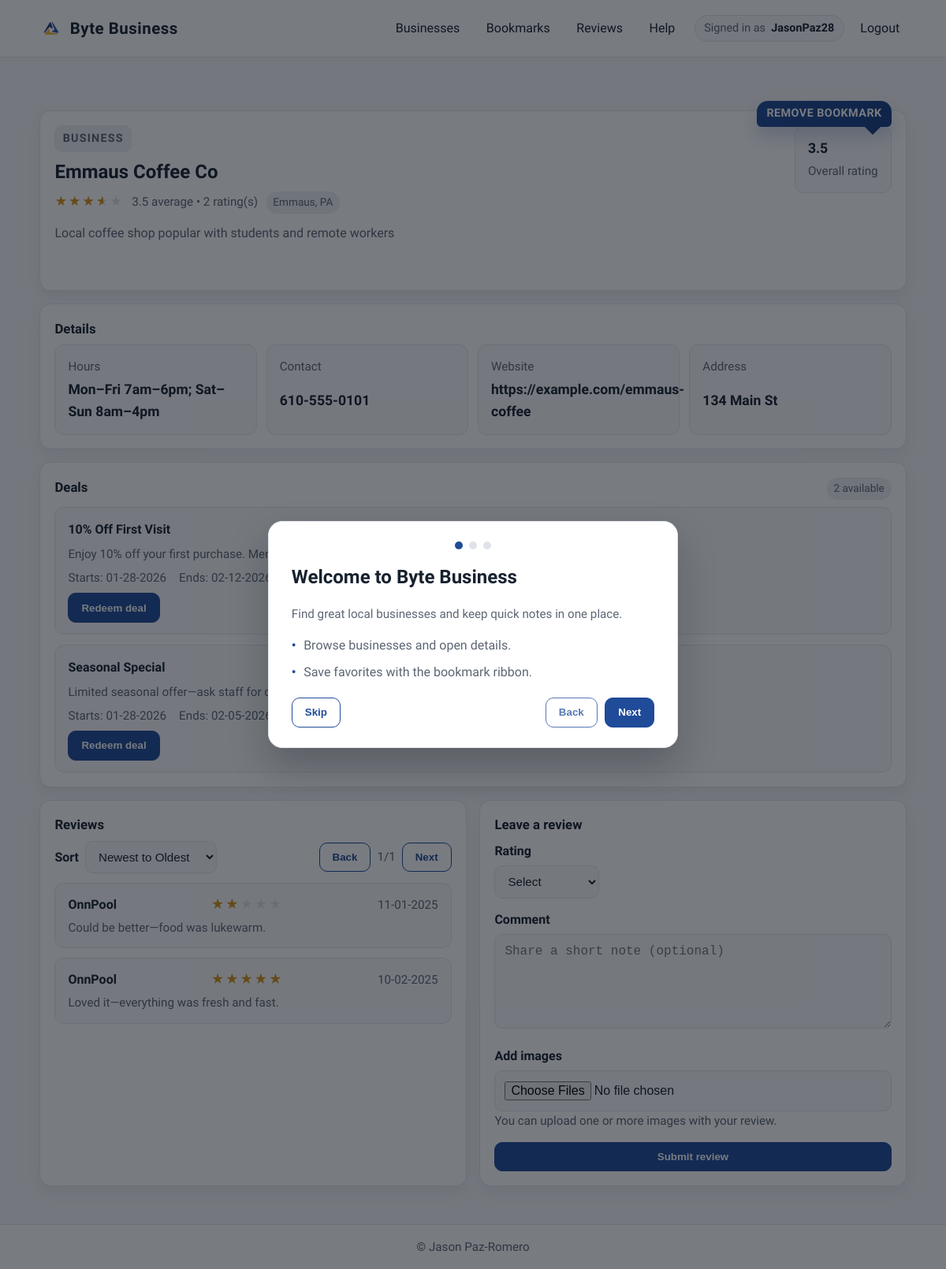
/businesses/1 (signed in), run on the app's committed database.
### app/models.py (models this page shows)
class User(db.Model, UserMixin):
    id = db.Column(db.Integer, primary_key=True)
    username = db.Column(db.String(150), unique=True, nullable=False)
    email = db.Column(db.String(150), unique=True, nullable=False)
    password = db.Column(db.String(256), nullable=False)
    created_at = db.Column(db.DateTime, default=datetime.utcnow)
    is_verified = db.Column(db.Boolean, default=False)
    verified_at = db.Column(db.DateTime, default=None)
    last_verification_email_sent_at = db.Column(db.DateTime, default=None)
    is_admin = db.Column(db.Boolean, default=False)
    bookmarks = db.relationship("BookMark", back_populates="user", cascade="all, delete-orphan")
    reviews = db.relationship("Review", back_populates="user", cascade="all, delete-orphan")
    redeemed_deals = db.relationship("RedeemDeal", back_populates="user", cascade="all, delete-orphan")
    business_requests = db.relationship("BusinessRequest", back_populates="user", cascade="all, delete-orphan")

class Business(db.Model):
    id = db.Column(db.Integer, primary_key=True)
    name = db.Column(db.String(200), nullable=False)
    location = db.Column(db.String(200), nullable=False)
    address = db.Column(db.String(300), nullable=False)
    category = db.Column(db.String(100), nullable=False)
    description = db.Column(db.Text, nullable=True)
    created_at = db.Column(db.DateTime, default=datetime.utcnow)
    website = db.Column(db.String(300), nullable=True)
    contact = db.Column(db.String(50), nullable=True)
    hours = db.Column(db.String(200), nullable=True)
    bookmarks = db.relationship("BookMark", back_populates="business", cascade="all, delete-orphan")
    reviews = db.relationship("Review", back_populates="business", cascade="all, delete-orphan")
    deals = db.relationship("Deal", back_populates="business", cascade="all, delete-orphan")
    def average_rating(self):
        if not self.reviews:
            return None
        return round(sum(review.rating for review in self.reviews) / len(self.reviews), 1)

class Review(db.Model):
    id = db.Column(db.Integer, primary_key=True)
    business_id = db.Column(db.Integer, db.ForeignKey('business.id'), nullable=False)
    user_id = db.Column(db.Integer, db.ForeignKey('user.id'), nullable=False)
    rating = db.Column(db.Integer, nullable=False)
    comment = db.Column(db.Text, nullable=True)
    created_at = db.Column(db.DateTime, default=datetime.utcnow)
    user = db.relationship("User", back_populates="reviews")
    business = db.relationship("Business", back_populates="reviews")
    review_images = db.relationship("ReviewImage", back_populates="review", cascade="all, delete-orphan")

class Deal(db.Model):
    id = db.Column(db.Integer, primary_key=True)
    business_id = db.Column(db.Integer, db.ForeignKey('business.id'), nullable=False)
    title = db.Column(db.String(200), nullable=False)
    description = db.Column(db.Text, nullable=True)
    start_date = db.Column(db.DateTime, default=datetime.utcnow, nullable=False)
    end_date = db.Column(db.DateTime, default=datetime.utcnow()+timedelta(days=7), nullable=False)
    created_at = db.Column(db.DateTime, default=datetime.utcnow)
    business = db.relationship("Business", back_populates="deals")
    redeemed_deals = db.relationship("RedeemDeal", back_populates="deal", cascade="all, delete-orphan")

### app/routes.py (the view)
@main_bp.route('/businesses/<int:business_id>', methods=['GET'])
@login_required
def business_detail(business_id):
    business = Business.query.get_or_404(business_id)
    reviews = Review.query.filter_by(business_id=business.id).all()
    return render_template('business_detail.html', business=business, reviews=reviews)

### app/auth_routes.py (called while the page is built)
@login_manager.user_loader
def load_user(user_id):
    return User.query.get(int(user_id))

### app/templates/business_detail.html (shortened to what this page needs)
{% extends "base.html" %}
{% block content %}
{% set biz = business if business is defined and business else sample_business %}
{% set sample_reviews = [
  {'id': 1, 'user_id': 1, 'user': {'username': 'Alex M. (SAMPLE REVIEW)'}, 'rating': 5, 'comment': 'Friendly staff and quick service. ', 'date': 'Today'},
  {'id': 2, 'user_id': 2, 'user': {'username': 'Taylor R. (SAMPLE REVIEW)'}, 'rating': 4, 'comment': 'Great spot to work, can get busy in the afternoons.', 'date': 'Yesterday'}
] %}
{% set review_items = reviews if reviews is defined and reviews else sample_reviews %}
{% set bookmarks_for_biz = biz.bookmarks if biz.bookmarks is not none else [] %}
{% set is_bookmarked = current_user.is_authenticated and (bookmarks_for_biz | selectattr('user_id', 'equalto', current_user.id) | list | length > 0) %}
{% set deals_list = biz.deals if (biz.deals is defined and biz.deals|length > 0) else (sample_business.deals if (biz.id is not defined or not biz.id) else []) %}
<div class="container">
  <section class="section">
    <div class="card card-with-ribbon">
      <a
        class="bookmark-ribbon"
        href="{{ url_for('bookmarks.unbookmark', business_id=biz.id|default(0)) if is_bookmarked else url_for('bookmarks.bookmark', business_id=biz.id|default(0)) }}"
        aria-label="{{ 'Remove' if is_bookmarked else 'Add' }} {{ biz.name|default('this business') }} {{ 'from' if is_bookmarked else 'to' }} bookmarks"
      >
        <span class="ribbon-label">{{ 'Remove bookmark' if is_bookmarked else 'Add to bookmark' }}</span>
      </a>
      <div class="row" style="align-items: flex-start;">
        <div>
          <span class="eyebrow">{{ biz.type|default('Business') }}</span>
          <h1 style="margin: 0.4rem 0 0.3rem;">{{ biz.name|default('Business name') }}</h1>
          <div class="business-meta">
            {% set headline_rating = biz.average_rating()|default(biz.rating|default('0')) %}
            <span class="star-bar" data-rating-bar data-rating="{{ headline_rating }}">
              <span class="base">★★★★★</span>
              <span class="fill">★★★★★</span>
            </span>
            <span>{{ biz.average_rating()|default('4.5') }} average • {{ biz.reviews|length if biz.reviews is not none else '—' }} rating(s)</span>
            <span class="pill">{{ biz.location|default('City, State') }}</span>
          </div>
        </div>
        <div class="stat">
          <strong>{{ biz.average_rating()|default('4.5') }}</strong>
          <span class="muted">Overall rating</span>
        </div>
      </div>
      <p style="margin: 0.8rem 0 1rem; color: var(--muted);">{{ biz.description|default('Concise description goes here.') }}</p>
    </div>
    <div class="card" style="margin-top: 1rem;">
      <h3 style="margin-top: 0;">Details</h3>
      <div class="info-grid">
        <div class="stat">
          <span class="muted">Hours</span>
          <strong>{{ biz.hours|default('—') }}</strong>
        </div>
        <div class="stat">
          <span class="muted">Contact</span>
          <strong>{{ biz.contact|default('—') }}</strong>
        </div>
        <div class="stat">
          <span class="muted">Website</span>
          <strong>{{ biz.website|default('—') }}</strong>
        </div>
        <div class="stat">
          <span class="muted">Address</span>
          <strong>{{ biz.address|default('—') }}</strong>
        </div>
      </div>
    </div>
    <div class="card" style="margin-top: 1rem;">
      <div class="row" style="align-items: baseline;">
        <h3 style="margin: 0;">Deals</h3>
        <span class="pill">{{ deals_list|length }} available</span>
      </div>
      {% if deals_list and deals_list|length > 0 %}
      <div class="deal-stack">
        {% for deal in deals_list %}
        {% set redeemed_list = deal.redeemed_deals if deal.redeemed_deals is not none else [] %}
        {% set already_redeemed = current_user.is_authenticated and (redeemed_list | selectattr('user_id', 'equalto', current_user.id) | list | length > 0) %}
        {% set deal_start = deal.start_date.strftime('%m-%d-%Y') if deal.start_date is not string and deal.start_date else deal.start_date|default('Now') %}
        {% set deal_end = deal.end_date.strftime('%m-%d-%Y') if deal.end_date is not string and deal.end_date else deal.end_date|default('Soon') %}
        <div class="deal-card">
          <div class="row" style="align-items: baseline;">
            <h4 style="margin: 0;">{{ deal.title|default('Limited offer') }}</h4>
          </div>
          <p class="muted" style="margin: 0;">{{ deal.description|default('Deal details coming soon.') }}</p>
          <div class="deal-meta">
            <span>Starts: {{ deal_start }}</span>
            <span>Ends: {{ deal_end }}</span>
          </div>
          <div class="deal-actions">
            <form method="POST" action="{{ url_for('deal.redeem_deal', business_id=biz.id|default(0), deal_id=deal.id|default(0)) }}">
              <button class="button" type="submit" {% if already_redeemed %}disabled{% endif %}>{{ 'Already redeemed' if already_redeemed else 'Redeem deal' }}</button>
            </form>
          </div>
        </div>
        {% endfor %}
      </div>
      {% else %}
      <p class="muted" style="margin: 0.2rem 0 0;">No deals posted for this business yet.</p>
      {% endif %}
    </div>
    <div class="grid-two" style="margin-top: 1rem;">
      <div class="card">
        <h3 style="margin-top: 0;">Reviews</h3>
        <div class="row" style="justify-content: space-between; align-items: center; gap: 0.75rem; margin-bottom: 0.75rem; flex-wrap: wrap;">
          <div class="inline" style="margin: 0;">
            <label for="review-sort" style="margin: 0;">Sort</label>
            <select id="review-sort" name="review-sort">
              <option value="newest_oldest" selected>Newest to Oldest</option>
            </select>
          </div>
          <div class="row" data-review-pagination style="gap: 0.5rem;">
            <button class="button subtle" type="button" data-review-prev>Back</button>
            <span class="muted" data-review-page-indicator>1/1</span>
            <button class="button subtle" type="button" data-review-next>Next</button>
          </div>
        </div>
        <div class="review-list" data-review-list>
          {% for review in review_items %}
          {% set rating_value = review.rating|int if review.rating is defined else 5 %}
          {% set can_edit_review = current_user.is_authenticated and review.user_id|default(None) == current_user.id %}
          {% set can_delete_review = current_user.is_authenticated and review.user_id|default(None) == current_user.id %}
          {% set review_date = review.created_at.strftime('%m-%d-%Y') if review.created_at is defined and review.created_at and review.created_at is not string else review.created_at|default('Recent') %}
          {% set review_created_at_raw = review.created_at.isoformat() if review.created_at is defined and review.created_at and review.created_at is not string else review.created_at|default('') %}
          {% set review_images = review.review_images if review.review_images is defined and review.review_images is not none else [] %}
          <div class="review-item" data-review-item data-created-at="{{ review_created_at_raw }}" data-rating="{{ rating_value }}" data-order="{{ loop.index0 }}">
            <div class="row" style="align-items: baseline;">
              <strong>{{ review.user.username|default('Anonymous') }}</strong>
              <span class="star-bar" data-rating-bar data-rating="{{ rating_value }}">
                <span class="base">★★★★★</span>
                <span class="fill">★★★★★</span>
              </span>
              <span class="muted">{{ review_date }}</span>
            </div>
            <p class="muted" style="margin: 0.25rem 0 0;">{{ review.comment|default('No comment provided.') }}</p>
          </div>
          {% endfor %}
        </div>
      </div>
      <div class="card">
        <h3 style="margin-top: 0;">Leave a review</h3>
        <form method="POST" action="{{ url_for('main.submit_review', business_id=biz.id|default(0)) }}" enctype="multipart/form-data">
          <div>
            <label for="rating">Rating</label>
            <select id="rating" name="rating" required>
              <option value="">Select</option>
            </select>
          </div>
          <div>
            <label for="comment">Comment</label>
            <textarea id="comment" name="comment" rows="3" placeholder="Share a short note (optional)" style="width: 100%; padding: 0.75rem; border-radius: 10px; border: 1px solid var(--border); background: #f9fafb; color: var(--text);"></textarea>
          </div>
          <div>
            <label for="review_images">Add images</label>
            <input id="review_images" name="review_images" type="file" accept="image/*" multiple>
            <p class="muted review-upload-help">You can upload one or more images with your review.</p>
          </div>
          <button class="button" type="submit">Submit review</button>
        </form>
      </div>
    </div>
  </section>
</div>
{% endblock %}

### app/templates/base.html (shortened to what this page needs)
<!doctype html>
<html lang="en">
<head>
  <link rel="stylesheet" href="{{ url_for('static', filename='styles.css') }}">
</head>
<body>
  <header class="site-header">
    <div class="container header-inner">
      <div class="brand">
        <img class="brand-logo" src="{{ url_for('static', filename='FBLA-Symbol.png') }}" alt="FBLA logo">
        <span>Byte Business</span>
      </div>
      <nav class="nav-links">
        {% if current_user.is_authenticated %}
        <a href="/businesses">Businesses</a>
        <a href="{{ url_for('bookmarks.view_bookmarks') }}">Bookmarks</a>
        <a href="{{ url_for('main.reviews') }}">Reviews</a>
        <a href="{{ url_for('main.help') }}">Help</a>
        <div class="nav-right">
          <span class="nav-user">
            <span class="nav-user-label">Signed in as</span>
            <span class="nav-user-name">{{ current_user.username }}</span>
          </span>
          <a href="{{ url_for('auth.logout') }}">Logout</a>
        </div>
        {% else %}
        <a href="{{ url_for('main.home') }}">Home</a>
        <a href="/businesses">Businesses</a>
        <a href="{{ url_for('auth.login') }}">Login</a>
        <a class="button subtle" href="{{ url_for('auth.register') }}">Register</a>
        {% endif %}
      </nav>
    </div>
  </header>
  <main class="page">
    {% block content %}{% endblock %}
  </main>
  <div class="onboarding" data-onboarding hidden>
    <div class="onboarding-card" role="dialog" aria-modal="true" aria-labelledby="onboarding-title">
      <div class="onboarding-progress" aria-hidden="true">
        <span class="onboarding-dot is-active" data-dot></span>
        <span class="onboarding-dot" data-dot></span>
        <span class="onboarding-dot" data-dot></span>
      </div>
      <div class="onboarding-slide is-active" data-slide="0">
        <h2 id="onboarding-title">Welcome to Byte Business</h2>
        <p class="muted">Find great local businesses and keep quick notes in one place.</p>
        <ul class="list">
          <li>Browse businesses and open details.</li>
          <li>Save favorites with the bookmark ribbon.</li>
        </ul>
      </div>
      <div class="onboarding-actions">
        <button class="button subtle" type="button" data-skip>Skip</button>
        <div class="onboarding-nav">
          <button class="button subtle" type="button" data-back disabled>Back</button>
          <button class="button" type="button" data-next>Next</button>
        </div>
      </div>
    </div>
  </div>
  <footer class="site-footer">
    <div class="container footer-inner">
      <span>&copy; Jason Paz-Romero</span>
    </div>
  </footer>
</body>
</html>

### data on the page
User: username "JasonPaz28"
Business: name "Emmaus Coffee Co", location "Emmaus, PA", description "Local coffee shop popular with students and remote workers", hours "Mon–Fri 7am–6pm; Sat–Sun 8am–4pm", contact "610-555-0101", website "https://example.com/emmaus-coffee", address "134 Main St"
Review: average_rating "3.5", user.username "OnnPool", review_date "10-02-2025", comment "Loved it—everything was fresh and fast."
Deal: title "10% Off First Visit", description "Enjoy 10% off your first purchase. Mention this deal at checkout.", deal_start "01-28-2026", deal_end "02-12-2026", value "Redeem deal"
Deal: title "Seasonal Special", description "Limited seasonal offer—ask staff for details.", deal_start "01-28-2026", deal_end "02-05-2026", value "Redeem deal"
Review: user.username "OnnPool", review_date "11-01-2025", comment "Could be better—food was lukewarm."

### other printed values
{{ 'Remove bookmark' if is_bookmarked else 'Add to bookmark' }} "REMOVE BOOKMARK"
{{ biz.type|default('Business') }} "BUSINESS"
{{ biz.reviews|length if biz.reviews is not none else '—' }} "2"
{{ deals_list|length }} "2"
